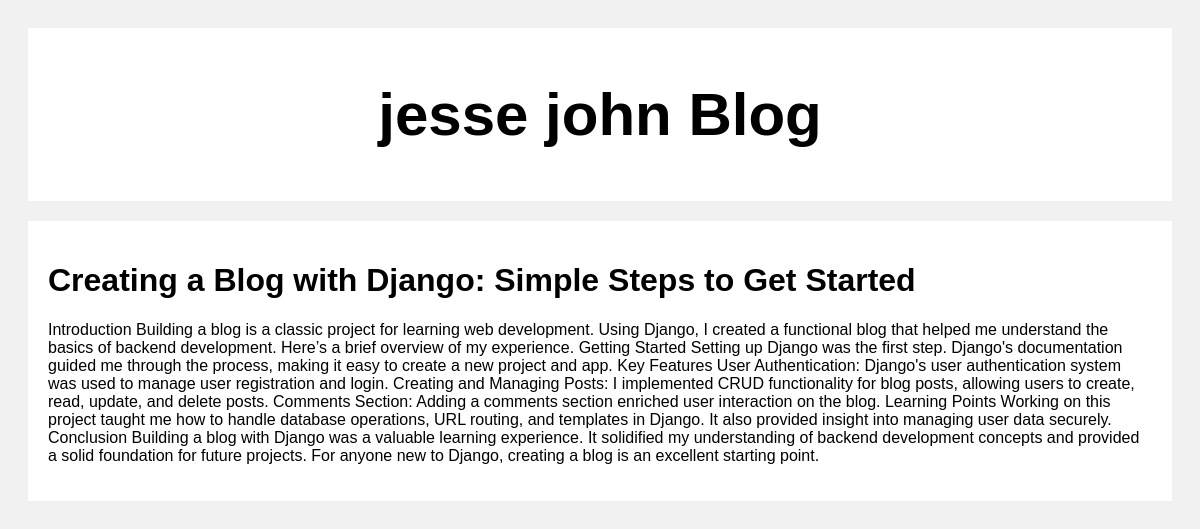
/post2, run on the app's committed database.
### posts/models.py (models this page shows)
class Post(models.Model):
    author = models.CharField(max_length=100)
    title = models.CharField(max_length=100)
    body = models.CharField(max_length=10000000)
    date_created = models.DateTimeField(default=datetime.now,blank=True)

### posts/views.py (the view)
# urls.py: path("post<str:pk>", views.post, name="post"),
def post(request,pk):
    posts = Post.objects.get(id=pk)
    return render(request,"posts.html",{"posts":posts})

### templates/posts.html (shortened to what this page needs)
<!DOCTYPE html>
<html>
<head>
</head>
<body>
<div class="header">
  <h2> {{posts.author}} Blog</h2>
</div>
<div class="row">
  <div class="leftcolumn">
    <div class="card">
        <h1>{{posts.title}}</h1>
        <p>{{posts.body}}</p>
    </div>
  </div>
</div>
</body>
</html>

### templates/posts.html (style rules this page uses)
* { box-sizing: border-box; }
body { font-family: Arial; padding: 20px; background: #f1f1f1; }
.header { padding: 2px; font-size: 40px; text-align: center; background: white; }
.leftcolumn { float: left; width: 100%; }
.card { background-color: white; padding: 20px; margin-top: 20px; }
.row:after { content: ""; display: table; clear: both; }

### data on the page
Post: author "jesse john", title "Creating a Blog with Django: Simple Steps to Get Started", body "Introduction Building a blog is a classic project for learning web development. Using Django, I created a functional blog that helped me understand the basics of backend development. Here’s a brief overview of my experience. Getting Started Setting up Django was the first step. Django's documentation guided me through the process, making it easy to create a new project and app. Key Features User Authentication: Django's user authentication system was used to manage user registration and login. Creating and Managing Posts: I implemented CRUD functionality for blog posts, allowing users to create, read, update, and delete posts. Comments Section: Adding a comments section enriched user…"
